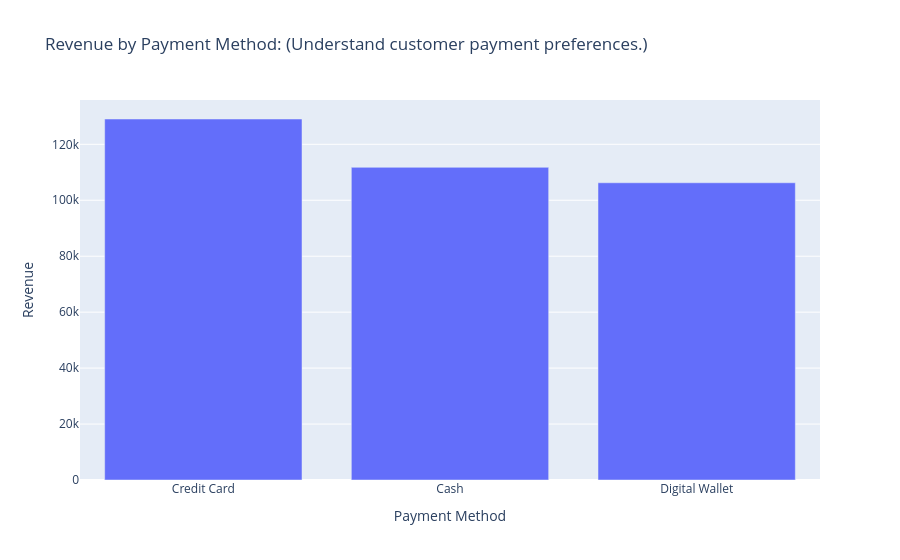

The cell this chart's notebook holds for it:
### Code cell
fig = px.bar(
    revenue_by_payment,
    x = 'Payment Method',
    y = 'Revenue',
    #color='Revenue',
    title = 'Revenue by Payment Method: (Understand customer payment preferences.)'

)

fig.show()

### Figure 1 — Plotly figure (JSON) as saved in the notebook; plotly's stock layout.template omitted (floating-point values rounded to 4 significant figures)
{"data": [{"alignmentgroup": "True", "hovertemplate": "Payment Method=%{x}<br>Revenue=%{y}<extra></extra>", "legendgroup": "", "marker": {"color": "#636efa", "pattern": {"shape": ""}}, "name": "", "offsetgroup": "", "orientation": "v", "showlegend": false, "textposition": "auto", "type": "bar", "x": ["Credit Card", "Cash", "Digital Wallet"], "xaxis": "x", "y": [129048, 111800.0, 106247], "yaxis": "y"}], "layout": {"barmode": "relative", "legend": {"tracegroupgap": 0}, "title": {"text": "Revenue by Payment Method: (Understand customer payment preferences.)"}, "xaxis": {"anchor": "y", "domain": [0, 1], "title": {"text": "Payment Method"}}, "yaxis": {"anchor": "x", "domain": [0, 1], "title": {"text": "Revenue"}}}}
